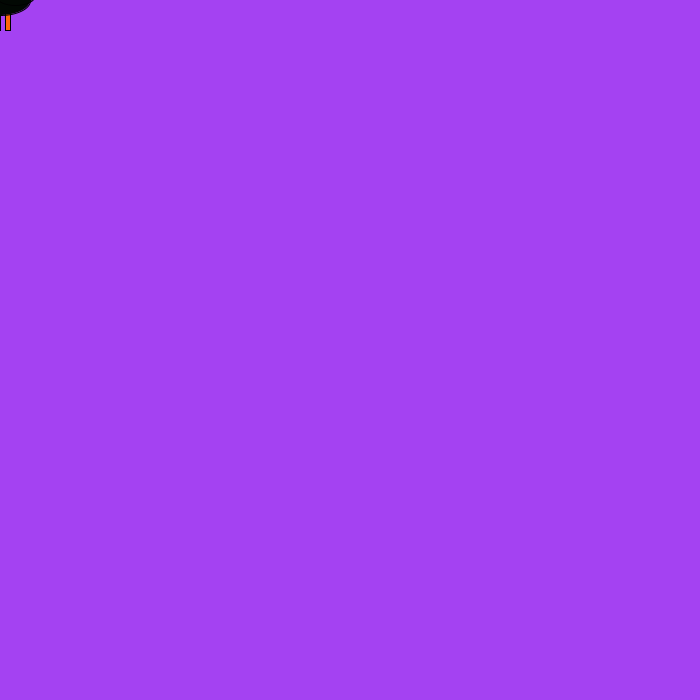
Frame 1 (no input)
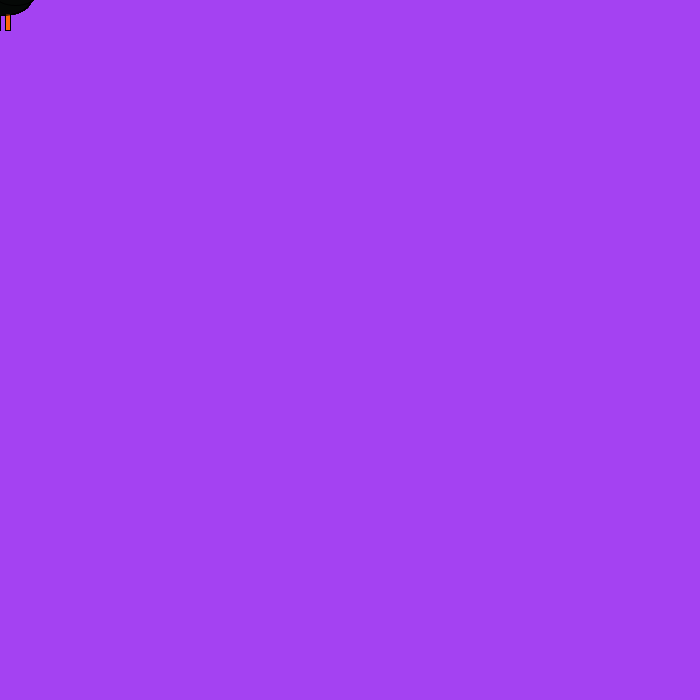
Frame 60 (the mouse pressed at the canvas centre just before this capture)
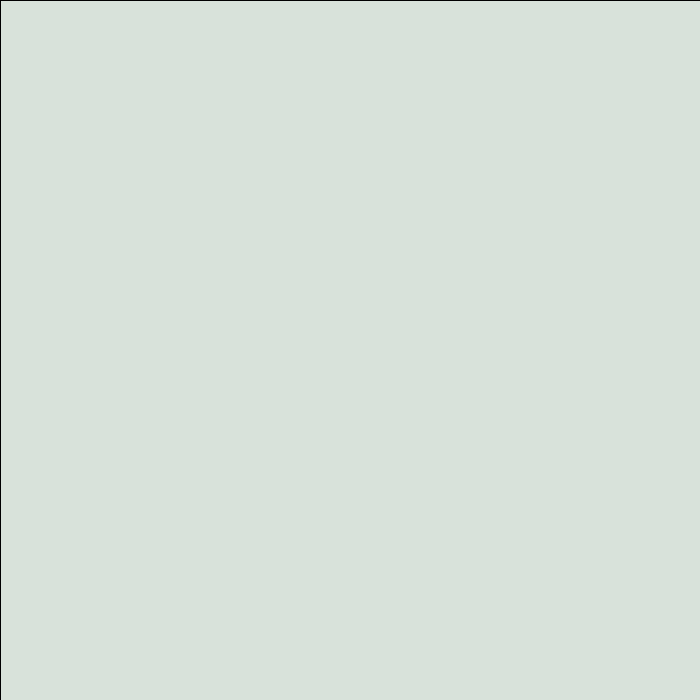
Frame 120 (the mouse held since frame 60 and released just before this capture)

The Processing sketch that drew these frames (run headless with seeded random() and noise(); from frame 60 on, the mouse is pressed at the canvas centre):

// Processing sketch: processing_123561
// ── processing_123561.pde

float x = 10;
void setup(){
 size(700,700);
  background(random(255),random(255),random(255));
}
void draw(){
  fill(#FF6708);
  ellipse(mouseX - 40, mouseY - 15, 30,10);
  rect(mouseX + 5, mouseY +10, 5,20);
   rect(mouseX - 5, mouseY +10, 5,20);
  fill(random(x),random(x),random(x));
  ellipse(mouseX,mouseY,60, 30);
  ellipse(mouseX - 30, mouseY - 15, 40,30);
  ellipse(mouseX + 15, mouseY - 5, 40,20);
  fill(0);
  ellipse(mouseX - 30, mouseY - 15,5,5);
  
  if(mousePressed){
    fill(random(255),random(255),random(255));
    rect(0,0,width,height);
    x = x + 10;
  }
  if(x >=255){
    x = 0;
  }
 
   
} 
